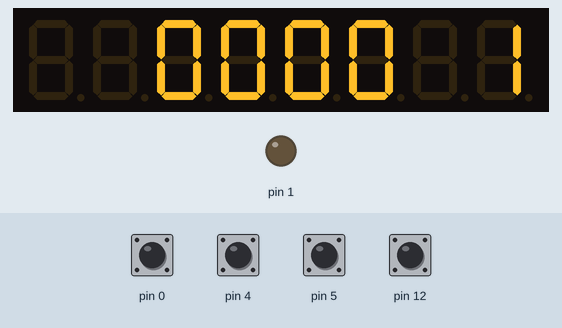
A sketch run on a simulated Arduino Uno, built with avr-gcc and run on an emulated ATmega328P. On the bench: 8-digit seven-segment display, output pins drawn as LEDs (lit = HIGH). Inputs (shaded band) come from the test bench; at power-on: pin 0, pin 4, pin 5, pin 12 HIGH.

Above: at 1.2 s.
1.3 s: pin 0 pulled LOW for 0.15 s
At 2.1 s:
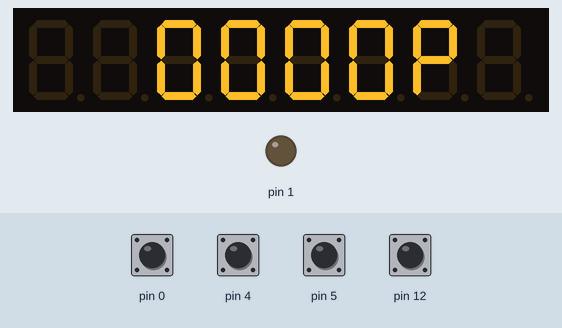
2.9 s: pin 5 pulled LOW for 0.15 s
At 3.3 s:
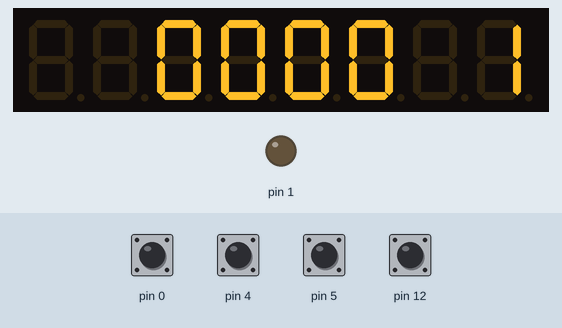
4.5 s: pin 4 pulled LOW for 0.15 s
At 5.7 s:
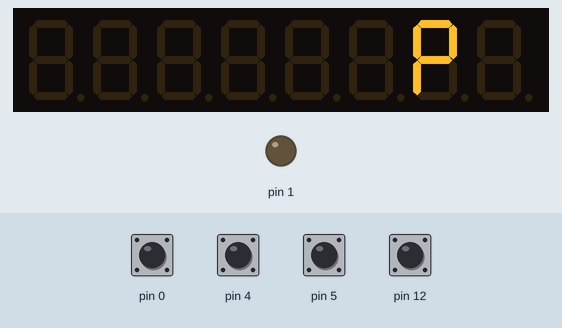
6.1 s: pin 0 pulled LOW for 0.15 s
7.7 s: pin 4 pulled LOW for 0.15 s
At 10.4 s:
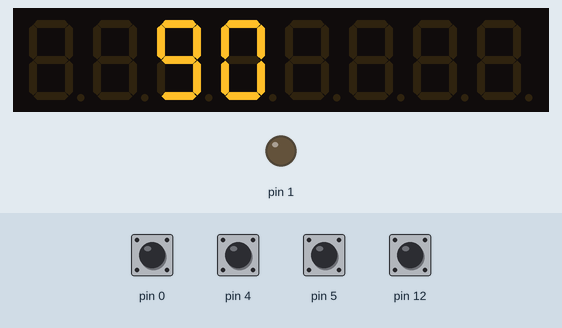
10.8 s: pin 4 pulled LOW for 0.15 s
At 11.7 s:
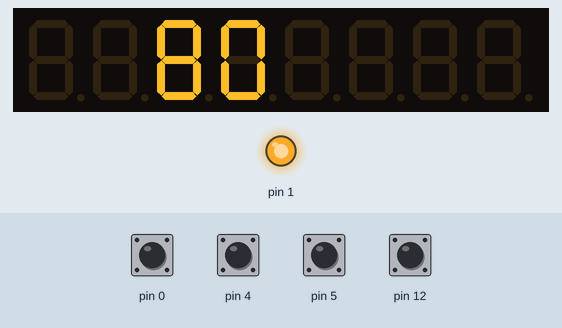
Timing chart, 0 to 13.8 s (numbered marks = the images above; inputs shaded):
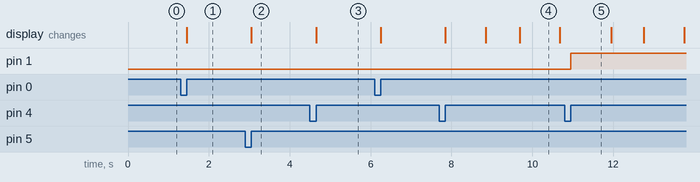

The sketch:

cftimer.ino
```cpp
#include <LedControl.h>

// What are we changing in the menu

#define BUZZERSHORTBEEP   500
#define BUZZERLONGBEEP    1000
#define BUZZERFREQUENCY   5000
#define ONESECOND         1000

class DisplayControl: public LedControl {
  const byte colonPin;
  char oldText[6];

  public:
    DisplayControl(int dataIn, int clk, int load, byte colon) :
      LedControl(dataIn, clk, load, 1),
      colonPin(colon)
      {
      }

    void setup(){
      pinMode(colonPin, OUTPUT);
      digitalWrite(colonPin, LOW);
      sprintf(oldText, "------");

      setScanLimit(0, 6);
      shutdown(0, false);
      setIntensity(0, 8); //0-15
      clearDisplay(0);
    }

    void turnColonOn(bool isOn){
      (isOn) ? digitalWrite(colonPin, HIGH) : digitalWrite(colonPin, LOW);
    }

    void loop(){

    }

    void displayCharArray(char *text){
      if (strcmp(oldText, text) != 0){
        for( int i=0; i<6; i++){
          setChar(0, i, text[i], false);
        }
        strcpy(oldText, text);
      }
    }

};

class MenuOption {
  const char* displayName; //2 green characters
  int startTimeInterval1Sec;
  int startTimeInterval2Sec;
  int nrOfRounds;
  bool countDirectionUp;
  bool includesInterval;

  public:
    MenuOption(const char* name, int time1, int time2, int rounds, bool countUp, bool interval) :
      displayName(name),
      startTimeInterval1Sec(time1),
      startTimeInterval2Sec(time2),
      nrOfRounds(rounds),
      countDirectionUp(countUp),
      includesInterval(interval)
    {
    }

    const char* getDisplayName(){
      return displayName;
    }

    int getStartTime1(){
      return startTimeInterval1Sec;
    }

    int getStartTime2(){
      return startTimeInterval2Sec;
    }

    int getNrOfRounds(){
      if ( startTimeInterval2Sec != 0 ){
        return nrOfRounds*2;
      }
      else {
        return nrOfRounds ? nrOfRounds : 1;
      }
    }

    bool getCountDirectionUp(){
      return countDirectionUp;
    }
    bool hasRounds(){
      return nrOfRounds ? true: false;
    }
    bool hasInterval(){
      return includesInterval;
    }

    void changeRounds(int change){
      // do not add rounds if it never had
      if (nrOfRounds > 0 && nrOfRounds <= 99) {
        nrOfRounds += change;
      }
    }

    void changeTimeInterval(int interval, int changeSec){
      switch (interval){
        case 1:
          startTimeInterval1Sec += changeSec;
          break;
        case 2:
          startTimeInterval2Sec += changeSec;
          break;
      }
      startTimeInterval1Sec += changeSec;
      //todo: Check for boundaries
    }
};

class TimerClock {
  MenuOption &activeOption;
  DisplayControl &displayLed;
  char displayText[6];
  unsigned long startTimeMs;
  bool preCountDownOn;
  enum State {
    STOPPED = 0,
    PRECOUNTDOWN = 1,
    RUNNING = 2
  }state;
  int activeSecond;

//Todo: Add reference to display
  private:
    void beepAtTheEnd() {
      if (secondsLeftThisInterval() == 0) {
            //longBeep on 0
      }
      else {
        if (preCountDownOn && secondsLeftThisInterval() < 4){
          // Beep short short long on last 3 seconds
        }
      }
    }

    void preCountDown() {
      // Count down 10-0
      sprintf(displayText,"    %02d", 11-activeSecond);
      // Beep short short long on last 3 seconds
      displayLed.displayCharArray(displayText);
      beepAtTheEnd();
    }

    void countDown() {
      sprintf(displayText,"%02d%02d%02d", roundsLeft(), secondsLeftThisInterval()/60, secondsLeftThisInterval()%60);
    }

    void countUp() {
      //Todo: intervals support
      if ((activeSecond)/60 < 60) { //first hour, show "UP"
        sprintf(displayText,"%2s%02d%02d", activeOption.getDisplayName(), (activeSecond)/60, (activeSecond)%60);
      }
      else { //passed the hour
        sprintf(displayText,"%02d%02d%02d", (activeSecond)/3600, ((activeSecond)/60)%60, (activeSecond)%60);
      }
    }

  public:

    TimerClock(MenuOption &optionToActivate, DisplayControl &displayLedToAttach) :
      activeOption(optionToActivate),
      displayLed(displayLedToAttach)
    {
    }

    int roundsLeft(){
      int roundTime = (activeOption.getStartTime1() + activeOption.getStartTime2());

      if (activeOption.hasRounds()){
        return ceil(((activeOption.getNrOfRounds()/2 * roundTime) - activeSecond) / roundTime);
      }
      else {
        return ceil(((activeOption.getNrOfRounds() * roundTime) - activeSecond) / roundTime);
      }
    }

    int secondsLeftThisInterval(){
      if (roundsLeft() == 0) return 0; //timer end show 0;
      if (roundsLeft()%2) { //Interval 1
        return activeOption.getStartTime1()-(activeSecond % activeOption.getStartTime1());
      }
      else { //Interval 2
        return activeOption.getStartTime2()-(activeSecond % activeOption.getStartTime1());
      }
    }

    void startClock() {
      // public to skip precountdown
      switch (state) {
          case PRECOUNTDOWN:
            state = RUNNING;
            activeSecond = 1;
            startTimeMs = millis();
            displayLed.turnColonOn(true);
            break;
          case RUNNING:
            //activeSecond = 0;
            state = STOPPED;
            displayLed.turnColonOn(true);
            break;
          case STOPPED:
            state = PRECOUNTDOWN;
            activeSecond = 1;
            startTimeMs = millis();
            displayLed.turnColonOn(false);
            break;
      }
    }

    bool timerRunning(){
      return state ? true : false;
    }

    void setup(MenuOption &optionToAttach) {
      activeOption = optionToAttach;
      state = STOPPED;
    }

    void loop() {
      switch (state) {
        case PRECOUNTDOWN:
          if ( (millis() - startTimeMs) >= activeSecond*1000 ) {
            preCountDown();
            if (activeSecond - 11 == 0) {
              startClock();
            }
            activeSecond++;
          }
          break;
        case RUNNING:
          if ( (millis() - startTimeMs) >= activeSecond*1000 ) {
            if (activeOption.getCountDirectionUp()) {
              countUp();
            }
            else {
              countDown();
            }
            if (roundsLeft() == 0){
              state = STOPPED;
            }
            activeSecond++;
          }
          break;
        case STOPPED:
          // Display Reset mode
          if( activeOption.getCountDirectionUp() ) {
            sprintf(displayText,"%2s%02d%02d", activeOption.getDisplayName(), (activeSecond)/60, (activeSecond)%60);
          }
          else {
            sprintf(displayText,"%02d%02d%02d", roundsLeft(), secondsLeftThisInterval()/60, secondsLeftThisInterval()%60);
          }
          break;
      }
      //displayText on display
      displayLed.displayCharArray(displayText);
      beepAtTheEnd();
    }
};

class TimerMenu {
  DisplayControl &displayLed;
  char displayText[6];
  int activeMenu;
  enum ChangeInterval {
    MENUSTART = 0,
    INTERVAL1 = 1,
    INTERVAL2 = 2,
    NR_OF_ROUNDS = 3,
    TIMER_RUNNING = 4
  }changeInterval;
  enum ChangeDigit {
    MINUTE_TENS = 1,
    MINUTES = 2,
    SECOND_TENS = 3,
    SECONDS = 4,
    ROUNDS_TENS = 5,
    ROUNDS = 6
  }changeDigit;

  //const char* name, int time1, int time2, int rounds, bool countUp, bool isInterval
  MenuOption menuOptions[4] = {MenuOption("UP", 0, 0, 0, true, false),
                              MenuOption("UP", 45, 0, 2, true, false),
                              MenuOption("dn", 10*60, 0, 0, false, false),
                              MenuOption("nt", 60, 30, 5, false, true)};
  TimerClock activeTimer = TimerClock(menuOptions[0], displayLed);
  //pass display instance to timerclock

  private:

    void displayMenu(){
      //ToDo: Blinking changeDigit
      int intervalTime;
      switch (changeInterval){
      case MENUSTART:
        if ( menuOptions[activeMenu].hasRounds() ) {
          sprintf(displayText,"%2s  rd", menuOptions[activeMenu].getDisplayName());
        } else {
          sprintf(displayText,"%2s    ", menuOptions[activeMenu].getDisplayName());
        }
        break;
      case INTERVAL1:
        intervalTime = menuOptions[activeMenu].getStartTime1();
        sprintf(displayText,"1 %02d%02d", menuOptions[activeMenu].getStartTime1()/60, menuOptions[activeMenu].getStartTime1()%60);
        break;
      case INTERVAL2:
        sprintf(displayText,"2 %02d%02d", menuOptions[activeMenu].getStartTime2()/60, menuOptions[activeMenu].getStartTime2()%60);
        break;
      case NR_OF_ROUNDS:
        sprintf(displayText,"rd  %02d", menuOptions[activeMenu].getNrOfRounds());
        break;
      }
      displayLed.displayCharArray(displayText);
      displayLed.turnColonOn(false);
    }

    // To be called by Menu Button short press
    void changeTimerMode() {
      //cycle between MenuOptions
      activeMenu = (activeMenu+1)%sizeof(menuOptions);
      changeDigit = MINUTE_TENS;
      changeInterval = MENUSTART;
    }

    void incrementIntervalRounds(){
      switch(changeDigit){
      case MINUTE_TENS: //minute tens
        menuOptions[activeMenu].changeTimeInterval(changeInterval, 10*10*60);
        break;
      case MINUTES:
        menuOptions[activeMenu].changeTimeInterval(changeInterval, 10*60);
        break;
      case SECOND_TENS:
        menuOptions[activeMenu].changeTimeInterval(changeInterval, 60);
        break;
      case SECONDS:
        menuOptions[activeMenu].changeTimeInterval(changeInterval, 1);
        break;
      case ROUNDS_TENS:
        menuOptions[activeMenu].changeRounds(10);
        break;
      case ROUNDS:
        menuOptions[activeMenu].changeRounds(1);
        break;
      }
    }

    void decrementIntervalRounds(){
      switch(changeDigit){
      case MINUTE_TENS: //minute tens
        menuOptions[activeMenu].changeTimeInterval(changeInterval, -10*10*60);
        break;
      case MINUTES:
        menuOptions[activeMenu].changeTimeInterval(changeInterval, -10*60);
        break;
      case SECOND_TENS:
        menuOptions[activeMenu].changeTimeInterval(changeInterval, -60);
        break;
      case SECONDS:
        menuOptions[activeMenu].changeTimeInterval(changeInterval, -1);
        break;
      case ROUNDS_TENS:
        menuOptions[activeMenu].changeRounds(-10);
        break;
      case ROUNDS:
        menuOptions[activeMenu].changeRounds(-1);
        break;
      }
    }

  public:

    TimerMenu(DisplayControl &displayLedToAttach):
      displayLed(displayLedToAttach)
    {
    }

    void setup() {
      activeMenu = 0;
      changeDigit = MINUTE_TENS;
      changeInterval = INTERVAL1;

    }

    void loop() {
      if (activeTimer.roundsLeft() > 0){
        activeTimer.loop();
      }
      else {
        displayMenu();
      }
    }

    // To be called by Power/Start Button short press
    void startTheTimer(){
      switch (changeInterval) {
      case MENUSTART:
        activeTimer.setup(menuOptions[activeMenu]);
        activeTimer.startClock();
        changeInterval = TIMER_RUNNING;
        break;
      case INTERVAL1:
      case INTERVAL2:
      case NR_OF_ROUNDS:
        changeInterval = MENUSTART;
        break;
      case TIMER_RUNNING:
        if (activeTimer.timerRunning()) {
          activeTimer.startClock();
        }
        else {
          changeInterval = MENUSTART;
        }
        break;
      }
    }

    // Switch between intervals or rounds
    void changeChangeMode() {
      // If at end of setting, switch to next Interval or Rounds, if applicable
      if (changeDigit == SECONDS || changeDigit == ROUNDS) {
        switch (changeInterval){
        case INTERVAL1:
          if (menuOptions[activeMenu].hasInterval()){
            changeInterval = INTERVAL2;
            changeDigit = MINUTE_TENS;
            break;
          }
          else if ( menuOptions[activeMenu].hasRounds()) {
            changeInterval = NR_OF_ROUNDS;
            changeDigit = ROUNDS_TENS;
            break;
          }
          changeDigit = MINUTE_TENS; //stay at Interval1
          break;
        case INTERVAL2:
          changeInterval = NR_OF_ROUNDS;
          changeDigit = ROUNDS_TENS;
          break;
        case NR_OF_ROUNDS:
          changeInterval = INTERVAL1;
          changeDigit = MINUTE_TENS;
          break;
        }
      }
      else {
        // Move to next digit to change
        switch (changeDigit) {
        case MINUTE_TENS:
          changeDigit = MINUTES;
          break;
        case MINUTES:
          changeDigit = SECOND_TENS;
          break;
        case SECOND_TENS:
          changeDigit = SECONDS;
          break;
        case SECONDS:
          changeDigit = MINUTE_TENS;
          break;
        case ROUNDS_TENS:
          changeDigit = ROUNDS;
          break;
        case ROUNDS:
          changeDigit = MINUTE_TENS;
        }
      }

      // Move to change menu, from menuStart
      switch (changeInterval) {
      case MENUSTART:
        changeInterval = INTERVAL1;
        changeDigit = MINUTE_TENS;
        break;
      case INTERVAL1:
      case INTERVAL2:
      case NR_OF_ROUNDS:
        break;
      }
    }

    // To be called by button +
    void incrementOption() {
      switch (changeInterval) {
      case MENUSTART:
        changeTimerMode();
        break;
      case INTERVAL1:
      case INTERVAL2:
      case NR_OF_ROUNDS:
        incrementIntervalRounds();
        break;
      }
    }

    // To be called by button -
    void decrementOption() {
      switch (changeInterval) {
      case MENUSTART:
        changeTimerMode();
        break;
      case INTERVAL1:
      case INTERVAL2:
      case NR_OF_ROUNDS:
        decrementIntervalRounds();
        break;
      }
    }

};

class Button {
  const byte pin;
  int state;
  unsigned long buttonDownMs;

  protected:
    virtual void shortClick() = 0;
    virtual void longClick() = 0;

  public:
    Button(byte attachTo) :
      pin(attachTo)
    {
    }

		void setup() {
      pinMode(pin, INPUT_PULLUP);
      state = HIGH;
    }

		void loop() {
			int prevState = state;
			state = digitalRead(pin);
			if (prevState == HIGH && state == LOW) {
				buttonDownMs = millis();
			}
			else if (prevState == LOW && state == HIGH) {
				if (millis() - buttonDownMs < 50) {
				// ignore this for debounce
				}
				else if (millis() - buttonDownMs < 250) {
					shortClick();
				}
				else  {
					longClick();
				}
			}
		}

};

class PowerStartControlButton: public Button {
  TimerMenu &menu;
	public:
		PowerStartControlButton(byte attachTo, TimerMenu &menuAttach) :
			Button(attachTo),
      menu(menuAttach)
		{
		}

	protected:
		void shortClick() {
    // Start Timer
    menu.startTheTimer();
		}

		void longClick() {
      // Wake from/Go To sleep
		}
};

class MenuControlButton: public Button {
  TimerMenu &menu;
  public:
    MenuControlButton(byte attachTo, TimerMenu &menuAttach) :
     Button(attachTo),
     menu(menuAttach)
    {
    }

  protected:
    void shortClick() {
      //Next changeInterval
      menu.changeChangeMode();
    }

    void longClick() {
      //Do Nothing
    }
};

class MinusButton: public Button {
  TimerMenu &menu;
  public:
    MinusButton(byte attachTo, TimerMenu &menuAttach) :
     Button(attachTo),
     menu(menuAttach)
    {
    }

  protected:
    void shortClick() {
      menu.decrementOption();
    }

    void longClick() {
      // Do Nothing
    }
};

class PlusButton: public Button {
  TimerMenu &menu;
  public:
    PlusButton(byte attachTo, TimerMenu &menuAttach) :
      Button(attachTo),
      menu(menuAttach)
    {
    }

  protected:
    void shortClick() {
      menu.incrementOption();
    }

    void longClick() {
      // Do nothing
    }
};

DisplayControl ledDisplay(13, 14, 15, 1);
TimerMenu cfTimer(ledDisplay);
PowerStartControlButton pwrBtn(4, cfTimer);
MenuControlButton menuBtn(12, cfTimer);
MinusButton minBtn(5, cfTimer);
PlusButton plusBtn(0, cfTimer);

void setup() {
  // put your setup code here, to run once:
  pwrBtn.setup();
  menuBtn.setup();
  minBtn.setup();
  plusBtn.setup();
  cfTimer.setup();
  ledDisplay.setup();
}

void loop() {
  pwrBtn.loop();
  menuBtn.loop();
  minBtn.loop();
  plusBtn.loop();
  cfTimer.loop();
  ledDisplay.loop();

}

/* Display:
 *  6 digits:
 *  |UP 10:59| UP
 *  |dn 00:45| DOWN
 *  |10 00:59| EMOM
 *  |24 00:30| INT
 */
```

Measured:
- after the input at 1.3 s, the display: changes after 0.15 s (image 1)
- after the input at 2.9 s, the display: changes after 0.15 s (image 2)
- after the input at 4.5 s, the display: changes after 0.15 s (image 3)
- after the input at 7.7 s, the display: first changes after 0.15 s (image 4 shows a later state)
- after the input at 10.8 s, pin 1: LOW → HIGH after 0.15 s
